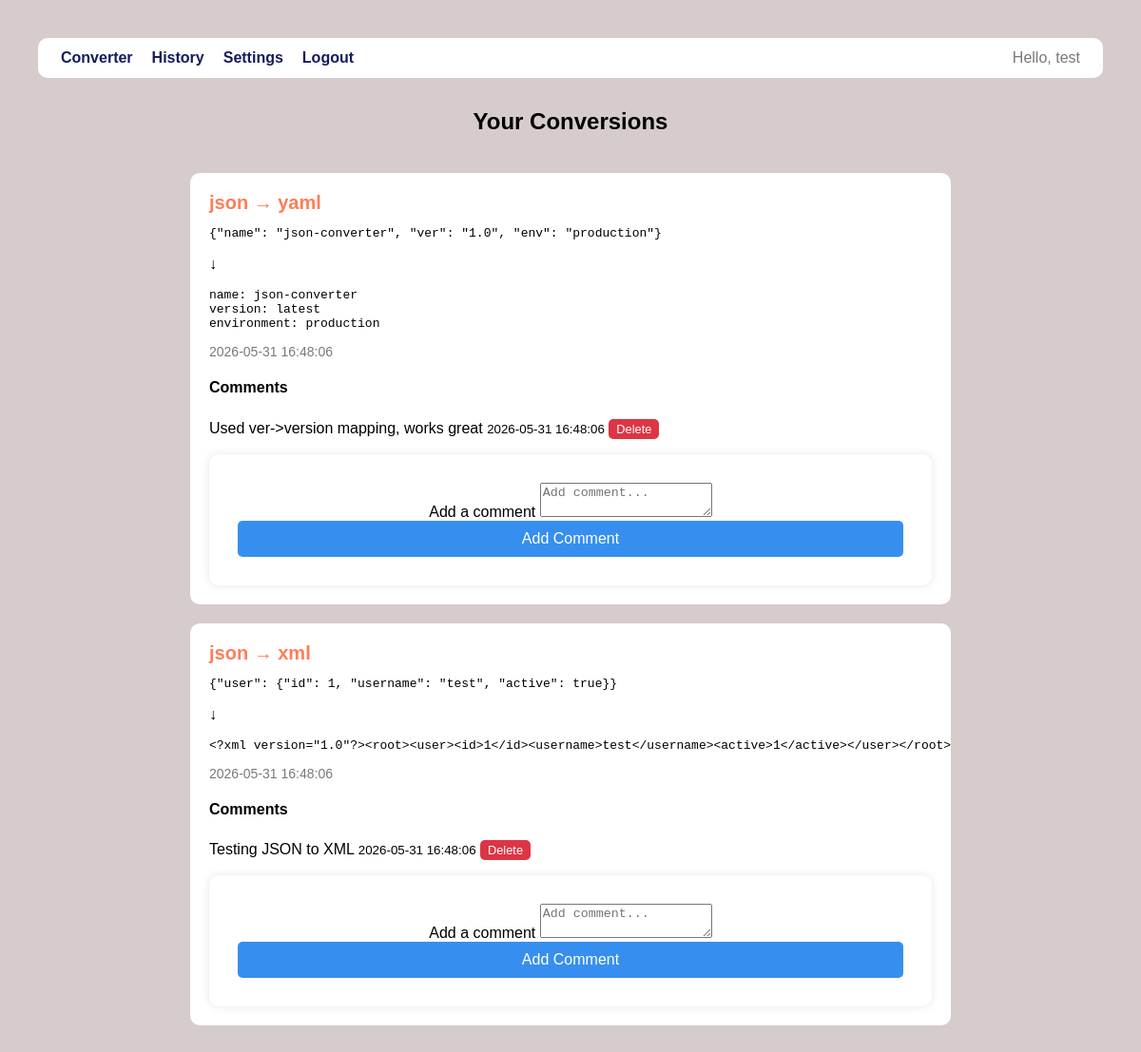
Screenshot of /history.php (signed in) with the database file from the repository.
### tables this page shows
CREATE TABLE IF NOT EXISTS conversions (
    id INT AUTO_INCREMENT PRIMARY KEY,
    user_id CHAR(32) NOT NULL,
    input_format VARCHAR(10) NOT NULL,
    output_format VARCHAR(10) NOT NULL,
    input_content TEXT NOT NULL,
    output_content TEXT NOT NULL,
    created_at TIMESTAMP DEFAULT CURRENT_TIMESTAMP,
    FOREIGN KEY (user_id) REFERENCES users(id)
);

CREATE TABLE IF NOT EXISTS conversion_comments (
    id INT AUTO_INCREMENT PRIMARY KEY,
    conversion_id INT NOT NULL,
    user_id CHAR(32) NOT NULL,
    comment TEXT NOT NULL,
    created_at TIMESTAMP DEFAULT CURRENT_TIMESTAMP,
    FOREIGN KEY (conversion_id) REFERENCES conversions(id),
    FOREIGN KEY (user_id) REFERENCES users(id)
);

### history.php (called while the page is built)
<?php
require_once 'includes/header.php';
require 'db.php';
$stmt = $conn->prepare("SELECT * FROM conversions WHERE user_id = ? ORDER BY created_at DESC");
$stmt->execute([$_SESSION["user_id"]]);
$conversions = $stmt->get_result()->fetch_all(MYSQLI_ASSOC);
$commentsStmt = $conn->prepare("SELECT * FROM conversion_comments WHERE conversion_id = ? ORDER BY created_at ASC");
require 'views/history.php';

### views/history.php (the view, shortened to what this page needs)
<section class="container">
    <h1>Your Conversions</h1>
    <?php foreach ($conversions as $conversion): ?>
        <?php
        $commentsStmt->execute([$conversion["id"]]);
        $comments = $commentsStmt->get_result()->fetch_all(MYSQLI_ASSOC);
        ?>
        <article class="conversion-card">
            <header class="types">
                <span><?= htmlspecialchars($conversion["input_format"]) ?></span>
                <span>&#x2192;</span>
                <span><?= htmlspecialchars($conversion["output_format"]) ?></span>
            </header>
            <pre class="input-content"><?= htmlspecialchars($conversion["input_content"]) ?></pre>
            <p class="conversion-arrow">&#x2193;</p>
            <pre class="output-content"><?= htmlspecialchars($conversion["output_content"]) ?></pre>
            <p class="date">
                <time datetime="<?= htmlspecialchars($conversion["created_at"]) ?>">
                    <?= htmlspecialchars($conversion["created_at"]) ?>
                </time>
            </p>
            <div class="comments">
                <h4>Comments</h4>
                <?php if (empty($comments)): ?>
                    <p>No comments.</p>
                <?php else: ?>
                    <?php foreach ($comments as $comment): ?>
                        <div class="comment">
                            <?= htmlspecialchars($comment["comment"]) ?>
                            <small><?= htmlspecialchars($comment["created_at"]) ?></small>
                            <form class="delete-form" action="delete_comment.php" method="post">
                                <button type="submit" class="delete-btn">Delete</button>
                            </form>
                        </div>
                    <?php endforeach; ?>
                <?php endif; ?>
            </div>
            <form action="add_comment.php" method="post">
                <label for="comment-<?= htmlspecialchars($conversion["id"]) ?>" class="sr-only">Add a comment</label>
                <textarea id="comment-<?= htmlspecialchars($conversion["id"]) ?>" name="comment" required placeholder="Add comment..."></textarea>
                <button type="submit">Add Comment</button>
            </form>
        </article>
    <?php endforeach; ?>
</section>
<?php require_once 'includes/footer.php'; ?>

### includes/header.php (shortened to what this page needs)
<!DOCTYPE html>
<html lang="en">
<head>
    <link rel="stylesheet" href="/json_converter/public/style.css">
</head>
<body>
<nav>
    <a href="/json_converter/index.php">Converter</a>
    <a href="/json_converter/history.php">History</a>
    <a href="/json_converter/settings.php">Settings</a>
    <a href="/json_converter/logout.php">Logout</a>
    <span>Hello, <?php echo htmlspecialchars($_SESSION["username"]); ?></span>
</nav>
<main>

### includes/footer.php
</main>
</body>
</html>

### public/style.css (style rules this page uses)
body { font-family: Arial, sans-serif; background-color: #d6cccc; margin: 0; padding: 40px; }
h1 { text-align: center; margin-bottom: 40px; }
form { background: #ffffff; padding: 30px; border-radius: 10px; box-shadow: 0 0 10px rgba(0,0,0,0.1); width: auto; text-align: center; }
button { width: 100%; padding: 10px; border: none; border-radius: 5px; background-color: #368fee; color: white; font-size: 16px; }
.container { max-width: 800px; margin: auto; }
.conversion-card { background: #ffffff; padding: 20px; margin-bottom: 20px; border-radius: 10px; }
.types { font-size: 20px; font-weight: bold; margin-bottom: 10px; color: #ff7d56; }
.comment { margin-bottom: 15px; line-height: 1.5; }
.date { color: #797979; font-size: 14px; }
nav { background: #ffffff; padding: 12px 24px; border-radius: 10px; margin-bottom: 32px; display: flex; align-items: center; gap: 20px; }
nav a { text-decoration: none; color: #151c5c; font-weight: bold; }
nav span { margin-left: auto; color: #797979; }
button.delete-btn { background: #dc3545; padding: 3px 8px; font-size: 0.8rem; cursor: pointer; display: inline-flex; }
form.delete-form { background: transparent; padding: 0; margin: 0; border-radius: 0; box-shadow: none; width: auto; display: inline-flex; }

### rows the page displays
conversions: input_format "json", output_format "yaml", input_content "{\"name\": \"json-converter\", \"ver\": \"1.0\", \"env\": \"production\"}", output_content "name: json-converter version: latest environment: production", created_at "2026-05-31 16:48:06", comment "Add comment..."
conversion_comments: comment "Used ver->version mapping, works great", created_at "2026-05-31 16:48:06"
conversions: input_format "json", output_format "xml", input_content "{\"user\": {\"id\": 1, \"username\": \"test\", \"active\": true}}", output_content "<?xml version=\"1.0\"?><root><user><id>1</id><username>test</username><active>1</active></user></root>", created_at "2026-05-31 16:48:06", comment "Add comment..."
conversion_comments: comment "Testing JSON to XML", created_at "2026-05-31 16:48:06"

### other values shown
$_SESSION["username"] "test"
